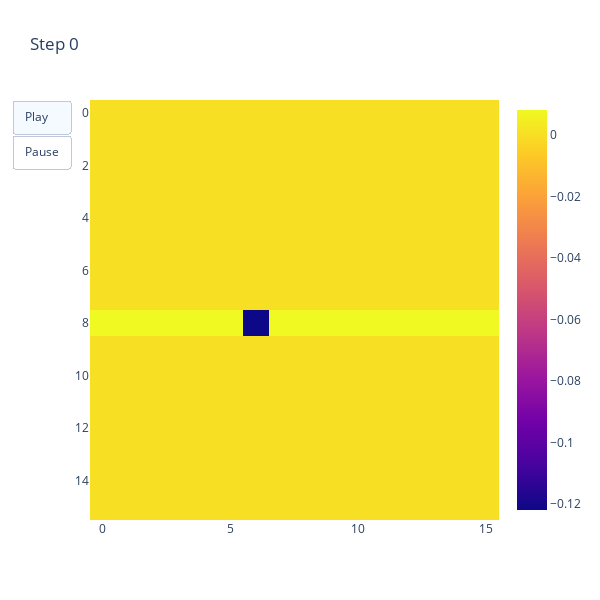

The notebook cell this image was saved under:
### Code cell
plot_array_evolution({x['step']:{'actor_array': x['actor_array']} for x in running_dict_list}, exp_interval=logging_interval, field='actor_array', width_plot=600, height_plot=600)

### Figure 1 — Plotly figure (JSON) as saved in the notebook; plotly's stock layout.template omitted (floating-point values rounded to 4 significant figures; data arrays with more than 128 entries replaced by an {"elided": "..."} marker saying what was removed)
{"data": [{"type": "heatmap", "z": {"elided": "16x16 float values"}}], "layout": {"height": 600, "title": {"text": "Step 0"}, "updatemenus": [{"buttons": [{"args": [null], "label": "Play", "method": "animate"}, {"args": [null, {"frame": {"duration": 0, "redraw": false}, "mode": "immediate", "transition": {"duration": 0}}], "label": "Pause", "method": "animate"}], "type": "buttons"}], "width": 600, "xaxis": {"autorange": true, "range": [-0.5, 15.5]}, "yaxis": {"autorange": true, "range": [15.5, -0.5]}}}
